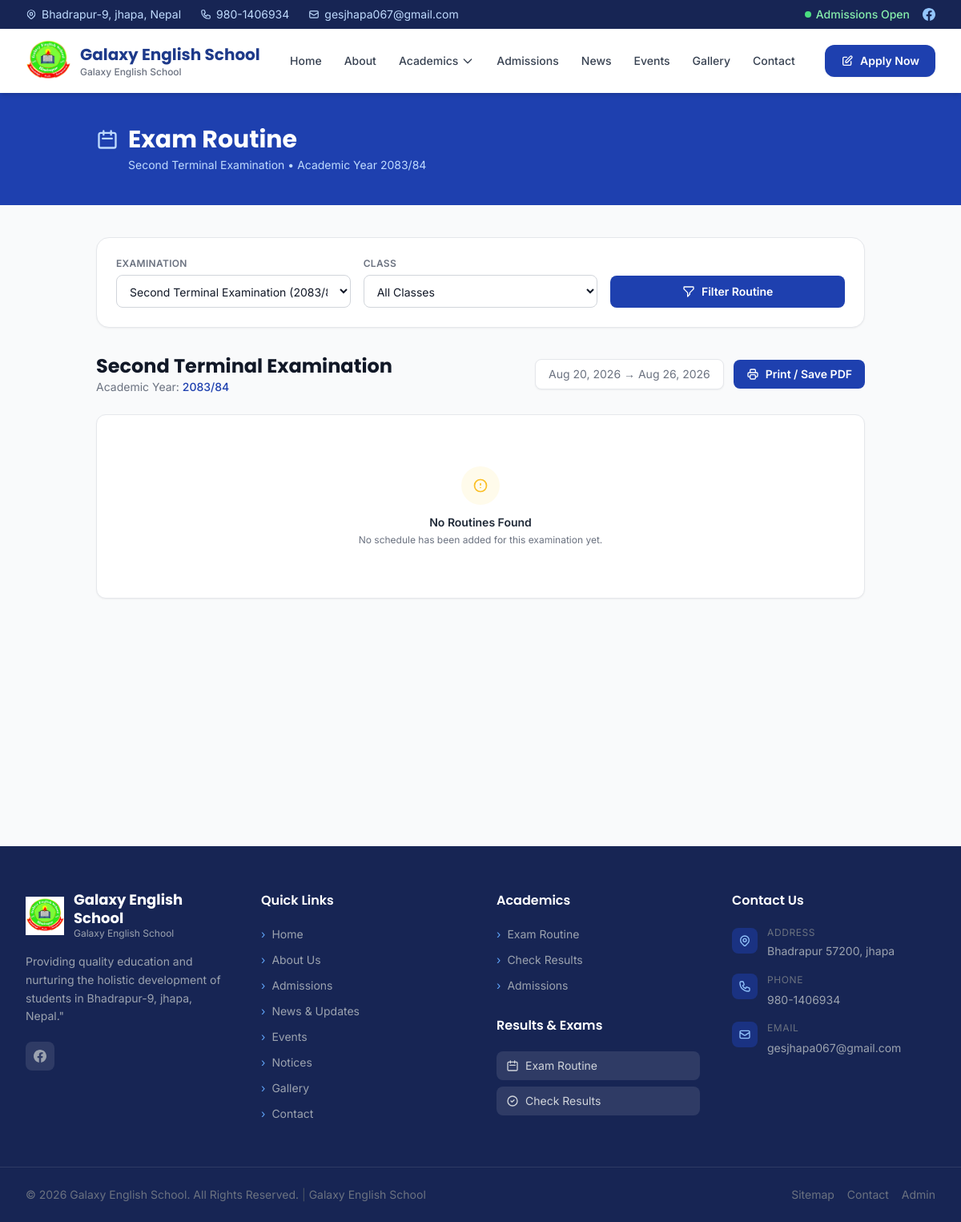
The app's page /exam-routine/, older data.
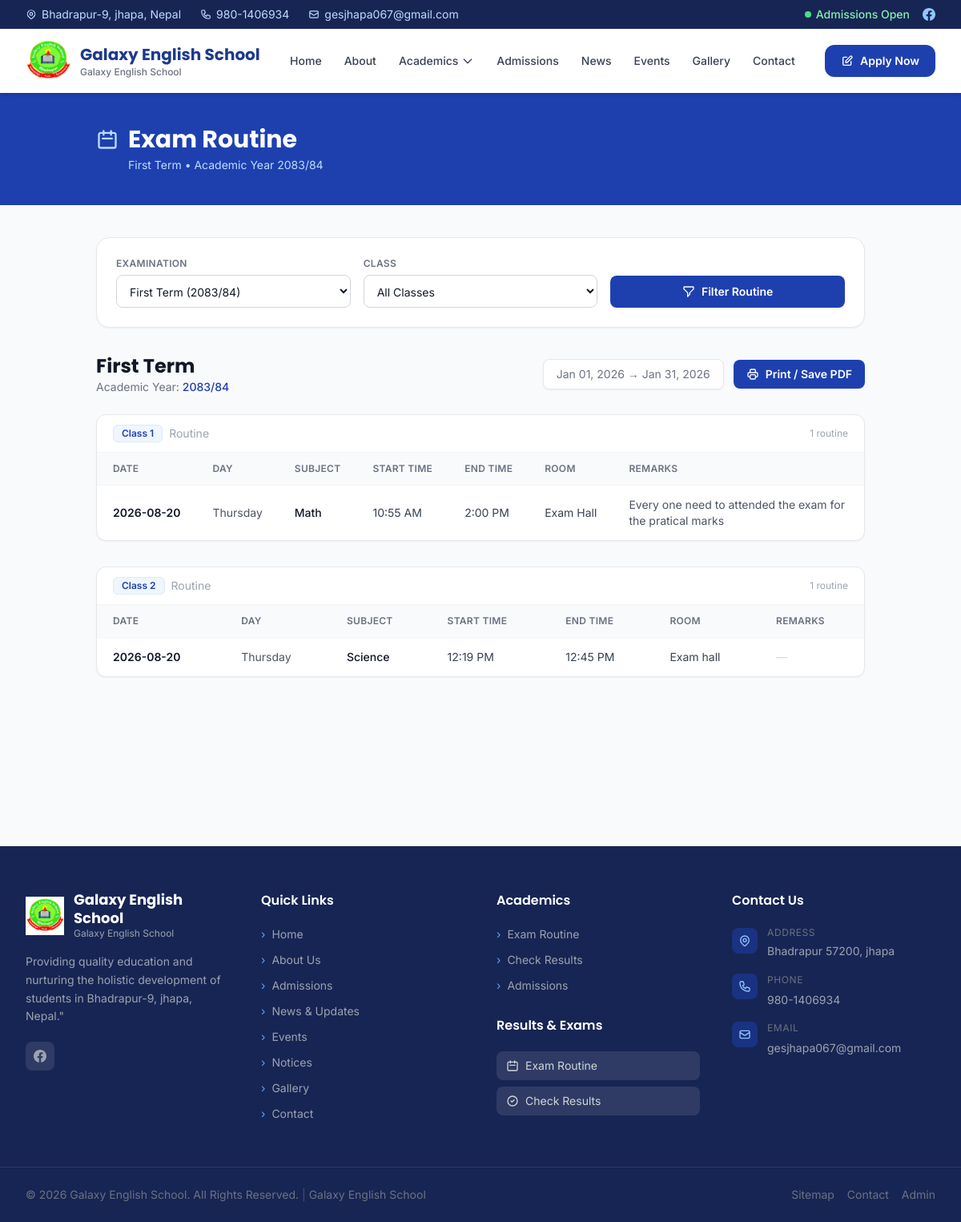
The same page, newer data.
### apps/academics/models.py (models this page shows, shortened)
class Exam(models.Model):
    name = models.CharField(
        max_length=200,
        help_text="e.g., First Terminal Examination 2083"
    )
    academic_year = models.CharField(
        max_length=20,
        help_text="e.g., 2083/84"
    )
    start_date = models.DateField()
    end_date = models.DateField()
    is_published = models.BooleanField(default=False)
    created_at = models.DateTimeField(auto_now_add=True)
    updated_at = models.DateTimeField(auto_now=True)
    class Meta:
        ordering = ['-start_date']
        verbose_name = "Exam"
        verbose_name_plural = "Exams"
        indexes = [
            models.Index(fields=['-start_date']),
            models.Index(fields=['academic_year']),
        ]

class ExamRoutine(models.Model):
    GRADE_CHOICES = [
        ('1', 'Class 1'),
        ('2', 'Class 2'),
        ('3', 'Class 3'),
        ('4', 'Class 4'),
        ('5', 'Class 5'),
        ('6', 'Class 6'),
        ('7', 'Class 7'),
        ('8', 'Class 8'),
        ('9', 'Class 9'),
        ('10', 'Class 10'),
    ]
    exam = models.ForeignKey(
        Exam,
        on_delete=models.CASCADE,
        related_name='routines'
    )
    grade = models.CharField(
        max_length=2,
        choices=GRADE_CHOICES,
        verbose_name="Class",
        help_text="Select the class (Class 1 - Class 10)"
    )
    subject = models.CharField(max_length=200)
    exam_date = models.DateField()
    start_time = models.TimeField()
    end_time = models.TimeField()
    room = models.CharField(
        max_length=100,
        blank=True,
        help_text="Exam room or hall"
    )
    remarks = models.CharField(
        max_length=300,
        blank=True,
        help_text="Additional notes"
    )
    created_at = models.DateTimeField(auto_now_add=True)
    updated_at = models.DateTimeField(auto_now=True)
    class Meta:
        ordering = ['grade', 'exam_date', 'start_time']
        verbose_name = "Exam Routine"
        verbose_name_plural = "Exam Routines"
        indexes = [
            models.Index(fields=['exam_date']),
            models.Index(fields=['exam', 'grade']),
            models.Index(fields=['grade']),
        ]
        constraints = [
            models.UniqueConstraint(
                fields=[
                    'exam',
                    'grade',
                    'subject',
                    'exam_date',
                    'start_time',
                ],
                name='unique_exam_routine',
            ),
        ]

### apps/academics/views.py (the view)
# urls.py: path('exam-routine/', views.exam_routine, name='exam_routine'),
def exam_routine(request, exam_id=None):
    school = SchoolSettings.get_settings()
    selected_exam_id = exam_id or request.GET.get('exam')
    selected_grade = request.GET.get('grade', '')
    published_exams = Exam.objects.filter(is_published=True).order_by(
        '-start_date'
    )
    selected_exam = None
    if selected_exam_id:
        selected_exam = published_exams.filter(pk=selected_exam_id).first()
    if selected_exam is None:
        selected_exam = published_exams.first()
    routines = ExamRoutine.objects.none()
    class_routines = []
    if selected_exam:
        routine_qs = ExamRoutine.objects.filter(
            exam=selected_exam
        ).order_by('grade', 'exam_date', 'start_time')
        if selected_grade:
            routine_qs = routine_qs.filter(grade=selected_grade)
        routines = routine_qs
        grade_label_map = dict(ExamRoutine.GRADE_CHOICES)
        grade_order = [value for value, _ in ExamRoutine.GRADE_CHOICES]
        graded = {value: [] for value in grade_order}
        for routine in routines:
            graded.setdefault(routine.grade, []).append(routine)
        class_routines = [
            {
                'grade': value,
                'grade_label': grade_label_map[value],
                'routines': graded[value],
            }
            for value in grade_order
            if graded.get(value)
        ]
    context = {
        'school': school,
        'published_exams': published_exams,
        'selected_exam': selected_exam,
        'routines': routines,
        'class_routines': class_routines,
        'selected_grade': selected_grade,
        'grade_choices': ExamRoutine.GRADE_CHOICES,
        'page_title': f"Exam Routine - {school.school_name}",
        'meta_description': f"View exam routines for Classes 1-10 at {school.school_name}.",
    }
    return render(request, 'academics/exam_routine.html', context)

### apps/core/context_processors.py (called while the page is built)
def school_settings(request):
    try:
        settings_obj = SchoolSettings.get_settings()
    except Exception:
        settings_obj = None
    return {
        'school_settings': settings_obj,
    }

### apps/core/models.py (called while the page is built)
    @classmethod
    def get_settings(cls):
        cached = cache.get(cls.CACHE_KEY)
        if cached is not None:
            return cached
        obj, created = cls.objects.get_or_create(
            pk=1,
            defaults={
                'school_name': 'Galaxy English School',
                'organization_name': 'Galaxy English School',
            }
        )
        cache.set(cls.CACHE_KEY, obj)
        return obj

### templates/academics/exam_routine.html (shortened to what the changed rows need)
{% extends 'base.html' %}
{% block content %}
<section class="no-print bg-primary-700 py-10">
    <div class="max-w-5xl mx-auto px-4 sm:px-6 lg:px-8">
        <div class="flex items-center gap-3 mb-1">
            <svg class="w-7 h-7 text-primary-200" fill="none" stroke="currentColor" viewBox="0 0 24 24">
                <path stroke-linecap="round" stroke-linejoin="round" stroke-width="2"
                    d="M8 7V3m8 4V3m-9 8h10M5 21h14a2 2 0 002-2V7a2 2 0 00-2-2H5a2 2 0 00-2 2v12a2 2 0 002 2z"/>
            </svg>
            <h1 class="font-heading font-bold text-2xl lg:text-3xl text-white">Exam Routine</h1>
        </div>
        <p class="text-primary-200 text-sm ml-10">
            {% if selected_exam %}
                {{ selected_exam.name }} &bull; Academic Year {{ selected_exam.academic_year }}
            {% else %}
                View exam schedules for Classes 1&ndash;10
            {% endif %}
        </p>
    </div>
</section>
<section class="py-10 bg-gray-50 min-h-screen">
    <div class="max-w-5xl mx-auto px-4 sm:px-6 lg:px-8">
        {% if not published_exams %}
        <div class="text-center py-20 bg-white rounded-2xl border border-gray-100 shadow-sm">
            <div class="w-14 h-14 bg-gray-100 rounded-full flex items-center justify-center mx-auto mb-4">
                <svg class="w-7 h-7 text-gray-400" fill="none" stroke="currentColor" viewBox="0 0 24 24">
                    <path stroke-linecap="round" stroke-linejoin="round" stroke-width="2"
                        d="M8 7V3m8 4V3m-9 8h10M5 21h14a2 2 0 002-2V7a2 2 0 00-2-2H5a2 2 0 00-2 2v12a2 2 0 002 2z"/>
                </svg>
            </div>
            <h3 class="text-base font-semibold text-gray-800 mb-1">No Exam Routines Published</h3>
            <p class="text-sm text-gray-500">Schedules will appear here once published.</p>
        </div>
        {% else %}
        <div class="no-print bg-white rounded-2xl border border-gray-200 shadow-sm p-5 sm:p-6 mb-8">
            <form method="GET" action="{% url 'academics:exam_routine' %}"
                  class="grid grid-cols-1 sm:grid-cols-2 lg:grid-cols-3 gap-4 items-end">
                <div>
                    <label for="id_exam" class="block text-xs font-semibold text-gray-500 uppercase tracking-wide mb-1.5">
                        Examination
                    </label>
                    <select name="exam" id="id_exam"
                            class="w-full rounded-lg border border-gray-300 bg-white px-3 py-2.5 text-sm text-gray-900 focus:outline-none focus:ring-2 focus:ring-primary-500">
                        {% for exam in published_exams %}
                        <option value="{{ exam.pk }}" {% if selected_exam and selected_exam.pk == exam.pk %}selected{% endif %}>
                            {{ exam.name }} ({{ exam.academic_year }})
                        </option>
                        {% endfor %}
                    </select>
                </div>
                <div>
                    <label for="id_grade" class="block text-xs font-semibold text-gray-500 uppercase tracking-wide mb-1.5">
                        Class
                    </label>
                    <select name="grade" id="id_grade"
                            class="w-full rounded-lg border border-gray-300 bg-white px-3 py-2.5 text-sm text-gray-900 focus:outline-none focus:ring-2 focus:ring-primary-500">
                        <option value="">All Classes</option>
                    </select>
                </div>
                <div>
                    <button type="submit"
                            class="w-full inline-flex items-center justify-center gap-2 px-5 py-2.5 bg-primary-700 hover:bg-primary-800 text-white text-sm font-semibold rounded-lg transition-colors">
                        <svg class="w-4 h-4" fill="none" stroke="currentColor" viewBox="0 0 24 24">
                            <path stroke-linecap="round" stroke-linejoin="round" stroke-width="2"
                                d="M3 4a1 1 0 011-1h16a1 1 0 011 1v2.586a1 1 0 01-.293.707l-6.414 6.414a1 1 0 00-.293.707V17l-4 4v-6.586a1 1 0 00-.293-.707L3.293 7.293A1 1 0 013 6.586V4z"/>
                        </svg>
                        Filter Routine
                    </button>
                </div>
            </form>
        </div>
{% if selected_exam %}
        <div class="flex flex-col sm:flex-row sm:items-center sm:justify-between gap-2 mb-6">
            <div>
                <h2 class="font-heading font-bold text-xl lg:text-2xl text-gray-900">{{ selected_exam.name }}</h2>
                <p class="text-sm text-gray-500">
                    Academic Year:
                    <span class="text-primary-700 font-medium">{{ selected_exam.academic_year }}</span>
                </p>
            </div>
            <div class="flex items-center gap-3">
                <div class="text-sm text-gray-500 bg-white border border-gray-200 rounded-lg px-4 py-2 shadow-sm whitespace-nowrap no-print">
                    {{ selected_exam.start_date|date:"M d, Y" }} &rarr; {{ selected_exam.end_date|date:"M d, Y" }}
                </div>
                <button type="button" onclick="window.print()"
                        class="no-print inline-flex items-center gap-2 px-4 py-2 bg-primary-700 hover:bg-primary-800 text-white text-sm font-semibold rounded-lg transition-colors">
                    Print / Save PDF
                </button>
            </div>
        </div>
        {% if class_routines %}
        {% for class_group in class_routines %}
        <div class="bg-white rounded-xl border border-gray-200 shadow-sm overflow-hidden mb-8">
            <div class="px-5 py-3 border-b border-gray-100 flex items-center justify-between flex-wrap gap-2">
                <p class="text-sm font-medium text-gray-700 flex items-center gap-2">
                    <span class="inline-block px-2.5 py-0.5 rounded-md text-xs font-semibold bg-primary-50 text-primary-700 border border-primary-100">
                        {{ class_group.grade_label }}
                    </span>
                    <span class="text-gray-400 font-normal">Routine</span>
                </p>
                <span class="text-xs text-gray-400">
                    {{ class_group.routines|length }} routine{{ class_group.routines|length|pluralize }}
                </span>
            </div>
            <div class="overflow-x-auto">
                <table class="min-w-full">
                    <thead>
                        <tr class="bg-gray-50 border-b border-gray-100">
                            <th class="px-5 py-3 text-left text-xs font-semibold text-gray-500 uppercase tracking-wide">Date</th>
                            <th class="px-5 py-3 text-left text-xs font-semibold text-gray-500 uppercase tracking-wide">Day</th>
                            <th class="px-5 py-3 text-left text-xs font-semibold text-gray-500 uppercase tracking-wide">Subject</th>
                            <th class="px-5 py-3 text-left text-xs font-semibold text-gray-500 uppercase tracking-wide whitespace-nowrap">Start Time</th>
                            <th class="px-5 py-3 text-left text-xs font-semibold text-gray-500 uppercase tracking-wide whitespace-nowrap">End Time</th>
                            <th class="px-5 py-3 text-left text-xs font-semibold text-gray-500 uppercase tracking-wide">Room</th>
                            <th class="px-5 py-3 text-left text-xs font-semibold text-gray-500 uppercase tracking-wide">Remarks</th>
                        </tr>
                    </thead>
                    <tbody class="divide-y divide-gray-50">
                        {% for routine in class_group.routines %}
                        <tr class="hover:bg-gray-50 transition-colors">
                            <td class="px-5 py-3.5 whitespace-nowrap text-sm font-semibold text-gray-900">
                                {{ routine.exam_date|date:"Y-m-d" }}
                            </td>
                            <td class="px-5 py-3.5 whitespace-nowrap text-sm text-gray-600">
                                {{ routine.exam_date|date:"l" }}
                            </td>
                            <td class="px-5 py-3.5 text-sm font-medium text-gray-900">
                                {{ routine.subject }}
                            </td>
                            <td class="px-5 py-3.5 whitespace-nowrap text-sm text-gray-700">
                                {{ routine.start_time|time:"g:i A" }}
                            </td>
                            <td class="px-5 py-3.5 whitespace-nowrap text-sm text-gray-700">
                                {{ routine.end_time|time:"g:i A" }}
                            </td>
                            <td class="px-5 py-3.5 whitespace-nowrap text-sm text-gray-700">
                                {% if routine.room %}{{ routine.room }}{% else %}<span class="text-gray-300">&mdash;</span>{% endif %}
                            </td>
                            <td class="px-5 py-3.5 text-sm text-gray-600">
                                {% if routine.remarks %}{{ routine.remarks }}{% else %}<span class="text-gray-300">&mdash;</span>{% endif %}
                            </td>
                        </tr>
                        {% endfor %}
                    </tbody>
                </table>
            </div>
        </div>
        {% endfor %}
{% else %}
        <div class="text-center py-16 bg-white rounded-xl border border-gray-200 shadow-sm mb-8">
            <div class="w-12 h-12 bg-amber-50 rounded-full flex items-center justify-center mx-auto mb-3">
                <svg class="w-5 h-5 text-amber-400" fill="none" stroke="currentColor" viewBox="0 0 24 24">
                    <path stroke-linecap="round" stroke-linejoin="round" stroke-width="2" d="M12 9v2m0 4h.01M21 12a9 9 0 11-18 0 9 9 0 0118 0z"/>
                </svg>
            </div>
            <h3 class="text-sm font-semibold text-gray-800 mb-1">No Routines Found</h3>
            <p class="text-xs text-gray-500">
                {% if selected_grade %}
                    No schedule for <strong>Class {{ selected_grade }}</strong> has been published yet.
                {% else %}
                    No schedule has been added for this examination yet.
                {% endif %}
            </p>
        </div>
        {% endif %}
        {% endif %}
        {% endif %}
    </div>
</section>
{% endblock %}

Row changes from the older to the newer data that the page shows:
removed Exam: name "Second Terminal Examination", academic_year "2083/84", start_date "Aug 20, 2026", end_date "Aug 26, 2026"
now on this page (row edited): Exam: name "First Term", academic_year "2083/84", start_date "Jan 01, 2026", end_date "Jan 31, 2026"
now on this page (row edited): ExamRoutine: exam_date "2026-08-20", exam_date "Thursday", subject "Math", start_time "10:55 AM", end_time "2:00 PM", room "Exam Hall", remarks "Every one need to attended the exam for the pratical marks", shown under "Class 1"
added ExamRoutine: exam_date "2026-08-20", exam_date "Thursday", subject "Science", start_time "12:19 PM", end_time "12:45 PM", room "Exam hall", shown under "Class 2"
Text that changed along with them:
form field exam: "Second Terminal Examination (2083/84)" → "First Term (2083/84)"
new list line: "Class 1 Routine 1 routine DATE DAY SUBJECT START TIME END TIME ROOM REMARKS"
new list line: "Class 2 Routine 1 routine DATE DAY SUBJECT START TIME END TIME ROOM REMARKS"
text no longer shown: "No Routines Found No schedule has been added for this examination yet."
